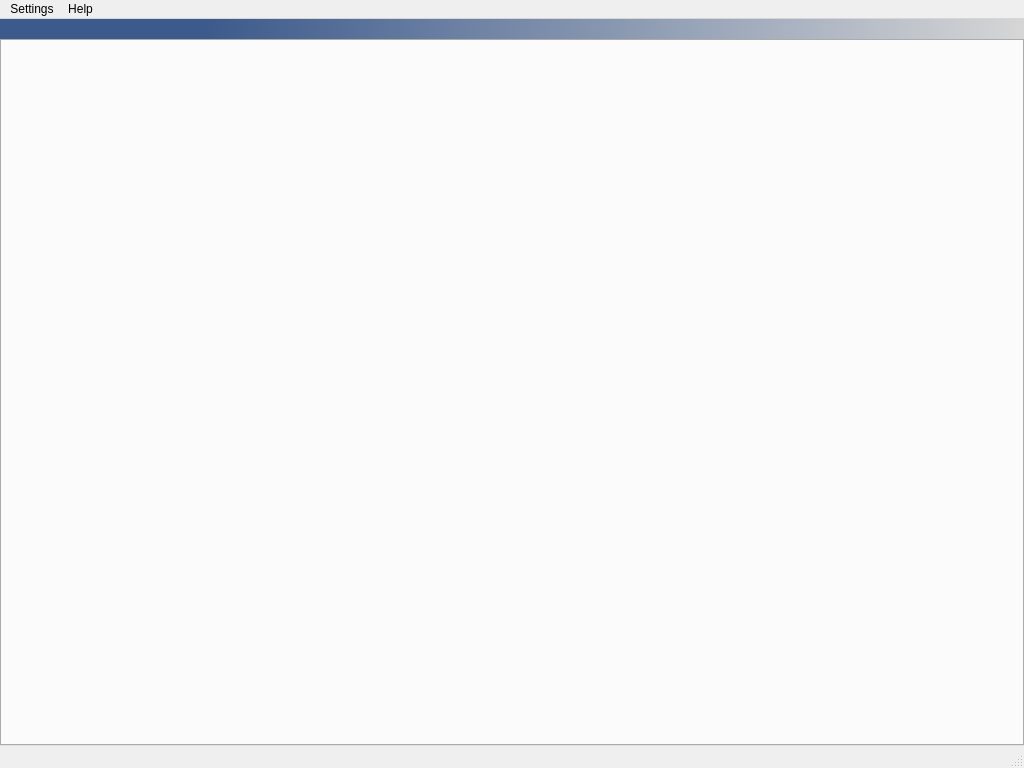
<?xml version="1.0" encoding="UTF-8"?>
<ui version="4.0">
 <class>MainWindow</class>
 <widget class="QMainWindow" name="MainWindow">
  <property name="geometry">
   <rect>
    <x>0</x>
    <y>0</y>
    <width>1024</width>
    <height>768</height>
   </rect>
  </property>
  <property name="windowTitle">
   <string>JEMRIS - MRI SIMULATION FRAMEWORK</string>
  </property>
  <property name="styleSheet">
   <string notr="true">#oldFrame {background-color: qlineargradient(spread:pad, x1:0.5, y1:0, x2:1, y2:0, stop:0 rgba(60, 90, 140, 255), stop:1 rgba(210, 220, 240, 255));}

#colorFrame {background-color: qlineargradient(spread:pad, x1:0.2, y1:0, x2:1, y2:0, stop:0 rgba(60, 90, 140, 255), stop:1 rgba(214, 214, 214, 255));}
</string>
  </property>
  <widget class="QWidget" name="centralwidget">
   <layout class="QGridLayout" name="gridLayout">
    <property name="margin">
     <number>0</number>
    </property>
    <property name="spacing">
     <number>0</number>
    </property>
    <item row="1" column="0" colspan="2">
     <widget class="QTabWidget" name="tabWidget">
      <property name="styleSheet">
       <string notr="true"/>
      </property>
     </widget>
    </item>
    <item row="0" column="0" colspan="2">
     <widget class="QFrame" name="colorFrame">
      <property name="minimumSize">
       <size>
        <width>0</width>
        <height>20</height>
       </size>
      </property>
      <property name="frameShape">
       <enum>QFrame::NoFrame</enum>
      </property>
     </widget>
    </item>
   </layout>
  </widget>
  <widget class="QMenuBar" name="menubar">
   <property name="geometry">
    <rect>
     <x>0</x>
     <y>0</y>
     <width>1024</width>
     <height>27</height>
    </rect>
   </property>
   <property name="styleSheet">
    <string notr="true"/>
   </property>
   <widget class="QMenu" name="menuSettings">
    <property name="title">
     <string>Settings</string>
    </property>
    <addaction name="actionPreferences"/>
    <addaction name="actionConnect"/>
   </widget>
   <widget class="QMenu" name="menuHelp">
    <property name="title">
     <string>Help</string>
    </property>
    <addaction name="actionAbout"/>
   </widget>
   <addaction name="menuSettings"/>
   <addaction name="menuHelp"/>
  </widget>
  <widget class="QStatusBar" name="statusbar"/>
  <action name="actionPreferences">
   <property name="text">
    <string>Preferences</string>
   </property>
  </action>
  <action name="actionAbout">
   <property name="text">
    <string>About JEMRIS</string>
   </property>
  </action>
  <action name="actionConnect">
   <property name="text">
    <string>Connect</string>
   </property>
  </action>
 </widget>
 <resources/>
 <connections/>
</ui>
